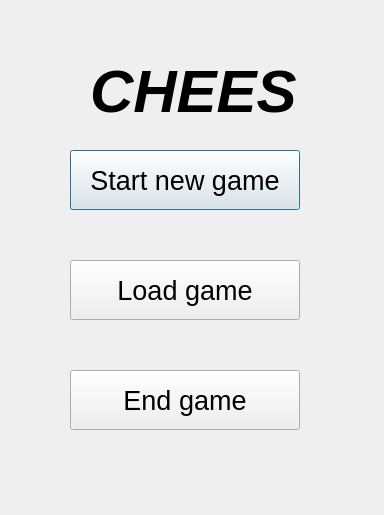
<?xml version="1.0" encoding="UTF-8"?>
<ui version="4.0">
 <class>menu</class>
 <widget class="QDialog" name="menu">
  <property name="geometry">
   <rect>
    <x>0</x>
    <y>0</y>
    <width>384</width>
    <height>515</height>
   </rect>
  </property>
  <property name="windowTitle">
   <string>Dialog</string>
  </property>
  <widget class="QLabel" name="label">
   <property name="geometry">
    <rect>
     <x>90</x>
     <y>50</y>
     <width>221</width>
     <height>81</height>
    </rect>
   </property>
   <property name="font">
    <font>
     <pointsize>45</pointsize>
     <italic>true</italic>
     <bold>true</bold>
    </font>
   </property>
   <property name="text">
    <string>CHEES</string>
   </property>
  </widget>
  <widget class="QPushButton" name="StartNewGame">
   <property name="geometry">
    <rect>
     <x>70</x>
     <y>150</y>
     <width>230</width>
     <height>60</height>
    </rect>
   </property>
   <property name="font">
    <font>
     <pointsize>20</pointsize>
     <bold>false</bold>
    </font>
   </property>
   <property name="text">
    <string>Start new game</string>
   </property>
  </widget>
  <widget class="QToolButton" name="EndGame">
   <property name="geometry">
    <rect>
     <x>70</x>
     <y>370</y>
     <width>230</width>
     <height>60</height>
    </rect>
   </property>
   <property name="font">
    <font>
     <pointsize>20</pointsize>
    </font>
   </property>
   <property name="text">
    <string>End game</string>
   </property>
  </widget>
  <widget class="QToolButton" name="LoadGame">
   <property name="geometry">
    <rect>
     <x>70</x>
     <y>260</y>
     <width>230</width>
     <height>60</height>
    </rect>
   </property>
   <property name="font">
    <font>
     <pointsize>20</pointsize>
     <bold>false</bold>
    </font>
   </property>
   <property name="text">
    <string>Load game</string>
   </property>
  </widget>
 </widget>
 <resources/>
 <connections/>
</ui>
